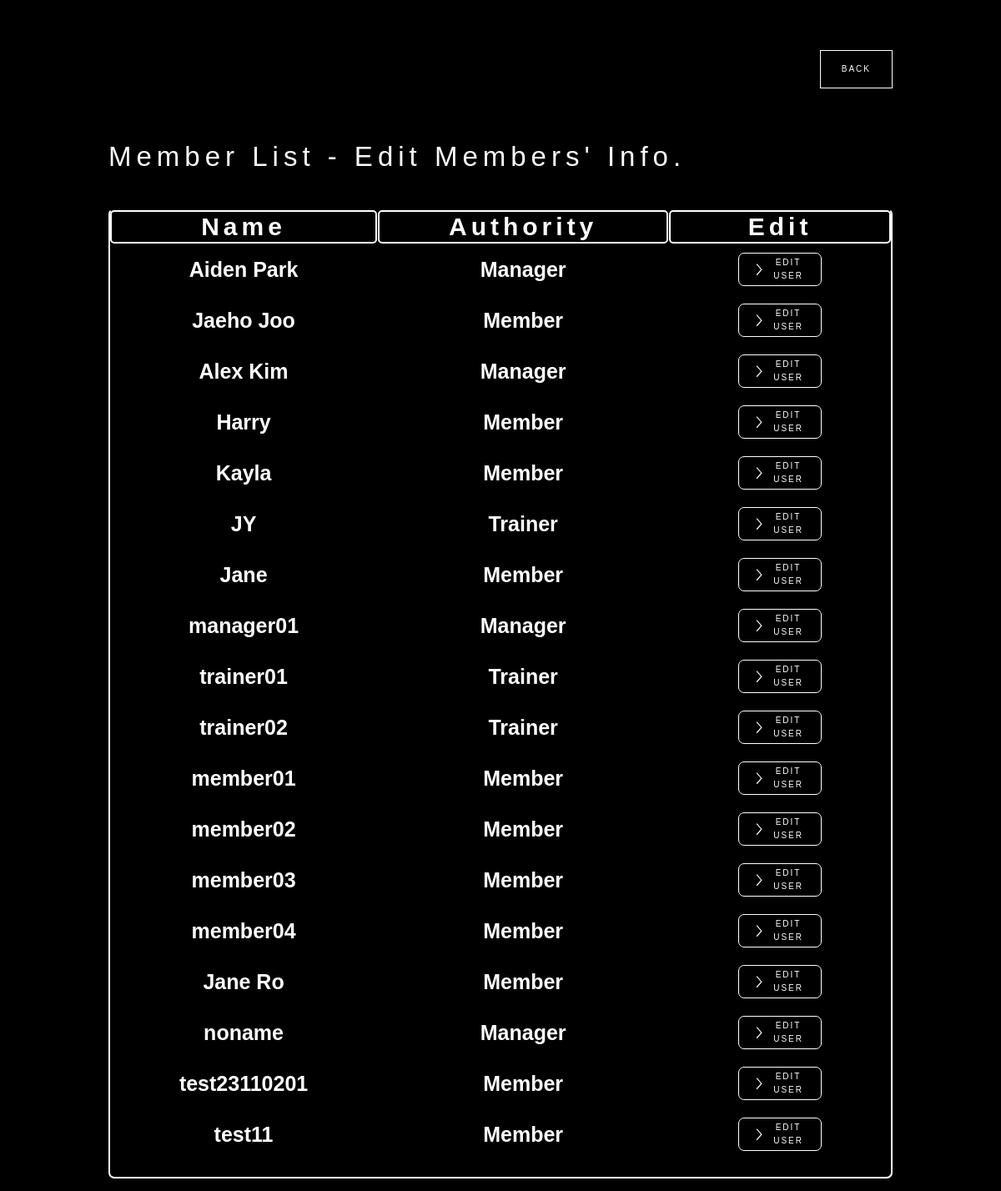
Page /manager/manager_edit/ on the earlier database version.
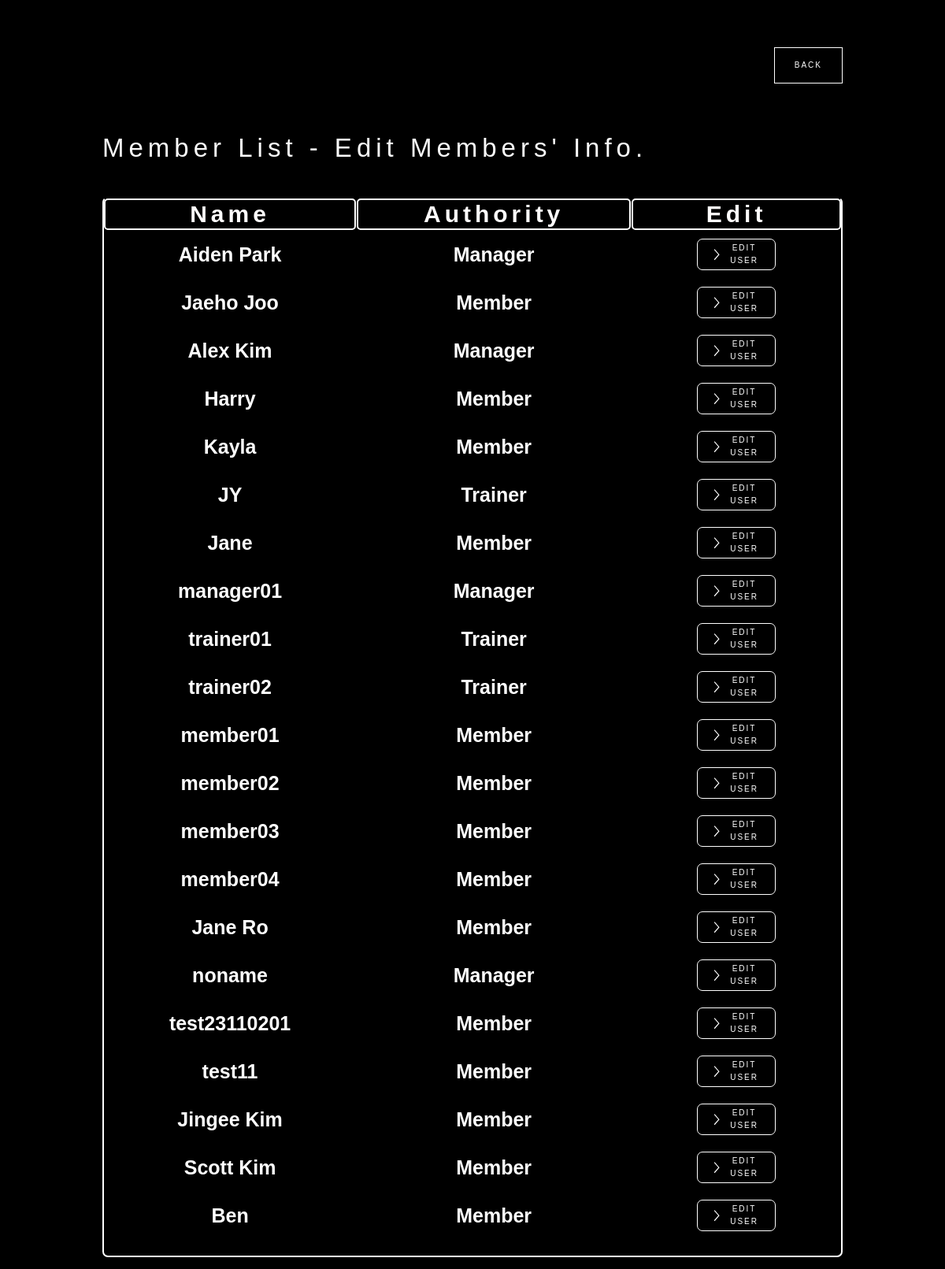
Same page on the later database version.
### member/models.py (models this page shows, shortened)
class User(AbstractBaseUser):
    member_id = models.CharField(
        verbose_name='member_id',
        max_length=80,
        unique=True,
        blank=False,
    )
    authority = models.IntegerField(
        default=0,
    )
    name = models.CharField(
        max_length=30,
        default='noname',
    )
    age = models.IntegerField(
        default=20,
    )
    gender = models.CharField(
        max_length=6,
        default='Male',
        choices=(('Male', 'Male'), ('Female', 'Female'))
    )
    height = models.IntegerField(
        default=170,
    )
    is_active = models.BooleanField(default=True)
    is_admin = models.BooleanField(default=False)
    objects = UserManager()
    USERNAME_FIELD = 'member_id'
    REQUIRED_FIELDS = []

### manager/views.py (the view)
# urls.py: path('manager_edit/', manager_edit, name='manager_edit'),
@csrf_exempt
def manager_edit(request):
    if request.method == 'POST':
        if 'back' in request.POST:
            return redirect('/manager/manager_main/')
    users = User.objects.all().order_by('pk')
    authority_list = []
    for user in users:
        if user.authority==0:
            authority_list.append('Member')
        elif user.authority==1:
            authority_list.append('Trainer')
        else:
            authority_list.append('Manager')
    data_list = zip(users, authority_list)
    return render(
        request,
        'manager-edit-page.html',
        {
            'users': users,
            'authorities': authority_list,
            'data_list': data_list,
        }
    )

### manager/templates/manager-edit-page.html (shortened to what this page needs)
<!DOCTYPE html>
<html data-wf-page="653811d47729cd70dc04cc98" data-wf-site="64aabb5a9d5b566a4dfebda3">
<head>
  {% load static %}
  <link href="{% static 'css/normalize.css' %}" rel="stylesheet" type="text/css">
  <link href="{% static 'css/webflow.css' %}" rel="stylesheet" type="text/css">
  <link href="{% static 'css/crossfit-facility-webapp-webflow.css' %}" rel="stylesheet" type="text/css">
</head>
<body class="body-7">
<form method="POST"> {% csrf_token %}
  <section>
    <div data-animation="default" data-collapse="medium" data-duration="400" data-easing="ease" data-easing2="ease" role="banner" class="navbar-logo-center-container shadow-three w-nav">
      <div class="container-4">
        <div class="navbar-wrapper-three">
          <a href="#" class="navbar-brand-three w-nav-brand"></a>
          <nav role="navigation" class="nav-menu-wrapper-three w-nav-menu">
            <div class="nav-menu-three">
              <ul role="list" class="nav-menu-block w-list-unstyled">
                <li class="mobile-margin-top-10">
                  <button type="submit" name="back" class="get-start-butto w-button">Back</button>
                </li>
              </ul>
            </div>
          </nav>
        </div>
      </div>
    </div>
  </section>
  <section>
    <div class="w-layout-blockcontainer container-14 w-container">
          <h1 class="heading-record-your-workout">Member List - Edit Members' Info.</h1>
    </div>
    <div class="w-layout-blockcontainer container-14 w-container">
      <div class="w-form">
        <form id="email-form" name="email-form" data-name="Email Form" method="get" data-wf-page-id="653811d47729cd70dc04cc98" data-wf-element-id="a61fae0f-e8fa-4f4c-914c-cbac23d11d63">
          <div class="manager_user_list_div_block">
            <div class="w-layout-grid manager_user_list_wst_table">
              <h1 id="w-node-_437c0c1a-3d74-f30b-f79d-65d87b05ede0-dc04cc98" class="manager_user_list_heading">Name</h1>
              <h1 id="w-node-_437c0c1a-3d74-f30b-f79d-65d87b05ede2-dc04cc98" class="manager_user_list_heading">Authority</h1>
              <h1 id="w-node-cb15b970-5b20-3a75-d2fb-2dcde464b15c-dc04cc98" class="manager_user_list_heading">Edit</h1>
              {% for user, authority in data_list %}
              <div id="w-node-_064535a3-bada-a5ec-ad3f-2d0988352e0d-dc04cc98" class="user-list-div-block">
                <h1 class="manager_user_list_font">{{ user.name }}</h1>
              </div>
              <div id="w-node-_6cff5cb3-5b0e-0964-046b-db3bde2da607-dc04cc98" class="user-list-div-block">
                <h1 class="manager_user_list_font">{{ authority }}</h1>
              </div>
              <div id="w-node-e69aef57-3623-7549-515b-bc3a40a2510f-dc04cc98" class="user-list-div-block w-clearfix">
                <a href="/manager/manager_edit_form/{{user.pk}}/" class="edit-user-button w-button">Edit User</a>
              </div>
              {% endfor %}
            </div>
          </div>
        </form>
      </div>
    </div>
  </section>
</form>
</body>
</html>

Differences in the rows shown:
added User: name "Jingee Kim", authority "Member"
added User: name "Scott Kim", authority "Member"
added User: name "Ben", authority "Member"
